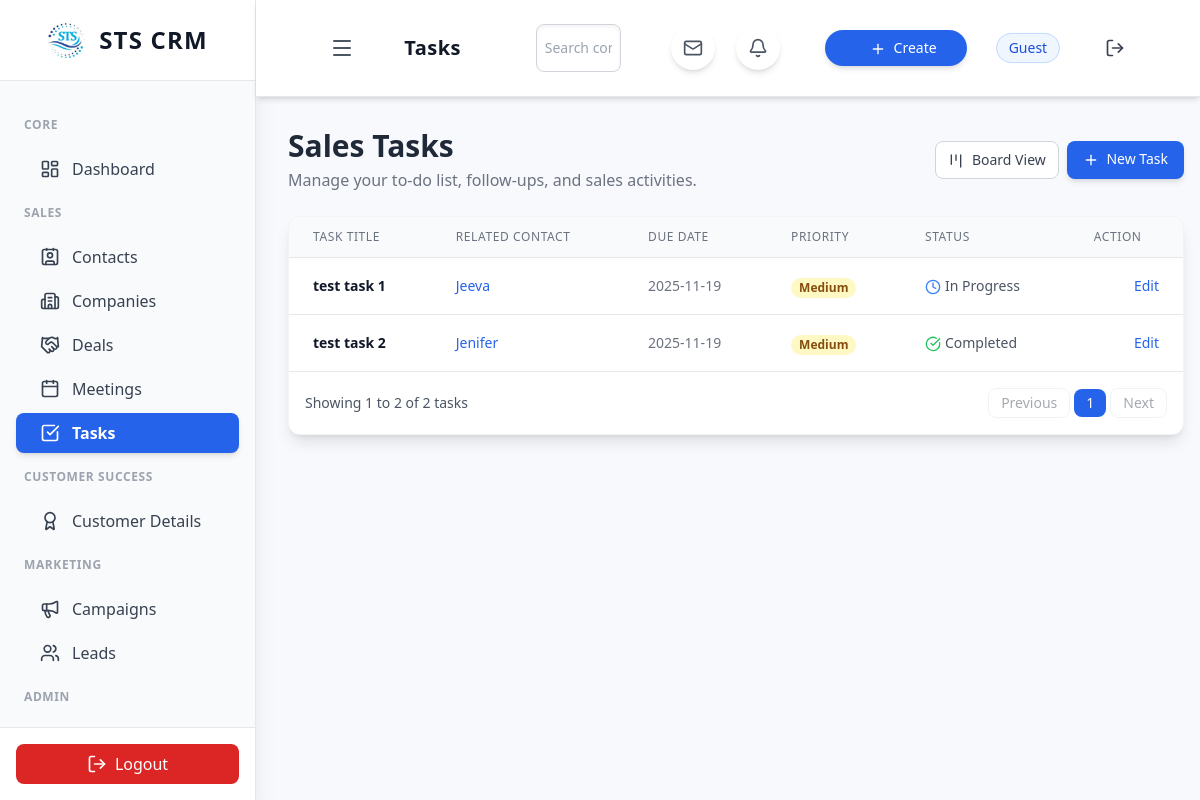
The page /tasks.php on the database its author committed.
### tables this page shows
CREATE TABLE `tasks` (
  `id` int(11) UNSIGNED NOT NULL,
  `title` varchar(255) NOT NULL,
  `description` text DEFAULT NULL,
  `due_date` date NOT NULL,
  `priority` enum('Low','Medium','High') DEFAULT 'Medium',
  `status` enum('Not Started','In Progress','Completed') DEFAULT 'Not Started',
  `contact_id` int(11) UNSIGNED DEFAULT NULL,
  `user_id` int(11) UNSIGNED DEFAULT NULL,
  `created_at` timestamp NOT NULL DEFAULT current_timestamp(),
  `updated_at` timestamp NOT NULL DEFAULT current_timestamp() ON UPDATE current_timestamp()
);

CREATE TABLE `contacts` (
  `id` int(11) UNSIGNED NOT NULL,
  `name` varchar(255) NOT NULL COMMENT 'Contact Full Name',
  `email` varchar(255) NOT NULL,
  `phone` varchar(50) DEFAULT NULL,
  `title` varchar(255) DEFAULT NULL COMMENT 'Job Title',
  `company_name` varchar(255) DEFAULT NULL COMMENT 'Associated Company/Customer',
  `status` varchar(50) NOT NULL DEFAULT 'Prospect' COMMENT 'Contact status (e.g., Lead, Customer, Cold)',
  `created_by` int(11) UNSIGNED NOT NULL,
  `created_at` datetime DEFAULT current_timestamp(),
  `company_id` int(11) UNSIGNED DEFAULT NULL
);

### tasks.php (the view, shortened to what this page needs)
<?php
include 'api/db.php';
if (!function_exists('generate_task_row')) {
    function generate_task_row($id, $title, $contact, $due_date, $priority, $status) {
        $priority_class = match ($priority) {
            'High' => 'bg-red-100 text-red-800',
            'Medium' => 'bg-yellow-100 text-yellow-800',
            'Low' => 'bg-blue-100 text-blue-800',
            default => 'bg-gray-100 text-gray-800',
        };
        $delete_button = '';
        $status_color = match ($status) {
            'Completed' => 'text-green-500',
            'In Progress' => 'text-blue-500',
            default => 'text-gray-500',
        };
        $status_icon = ($status === 'Completed') ?
            '<i data-lucide="check-circle" class="w-4 h-4 ' . $status_color . ' inline mr-1"></i>' :
            '<i data-lucide="clock" class="w-4 h-4 ' . $status_color . ' inline mr-1"></i>';
        return '
            <tr class="hover:bg-gray-50 transition duration-150">
                <td class="px-6 py-4 whitespace-nowrap text-sm font-semibold text-gray-900">' . htmlspecialchars($title) . '</td>
                <td class="px-6 py-4 whitespace-nowrap text-sm text-blue-600 hover:text-blue-800 cursor-pointer">' . htmlspecialchars($contact) . '</td>
                <td class="px-6 py-4 whitespace-nowrap text-sm text-gray-500">' . htmlspecialchars($due_date) . '</td>
                <td class="px-6 py-4 whitespace-nowrap">
                    <span class="px-2 inline-flex text-xs leading-5 font-semibold rounded-full ' . $priority_class . '">'
                        . htmlspecialchars($priority) . '
                    </span>
                </td>
                <td class="px-6 py-4 whitespace-nowrap text-sm text-gray-600">
                    ' . $status_icon . htmlspecialchars($status) . '
                </td>
                <td class="px-6 py-4 whitespace-nowrap text-right text-sm font-medium">
                    <a href="edit_task.php?id=' . $id . '" class="text-blue-600 hover:text-blue-900 ml-2">Edit</a>
                    ' . $delete_button . '
                </td>
            </tr>
        ';
    }
}
$limit = 10;
$page = isset($_GET['page']) ? (int)$_GET['page'] : 1;
$count_result = $conn->query("SELECT COUNT(*) AS total FROM tasks");
$total_tasks = $count_result ? $count_result->fetch_assoc()['total'] : 0;
$total_pages = ceil($total_tasks / $limit);
$offset = ($page - 1) * $limit;
$tasks = [];
$task_rows = '';
$sql = "
    SELECT
        t.id, t.title, t.due_date, t.priority, t.status,
        c.name AS contact_name
    FROM tasks t
    LEFT JOIN contacts c ON t.contact_id = c.id
    ORDER BY t.due_date ASC, t.priority DESC
    LIMIT $limit OFFSET $offset
";
$result = $conn->query($sql);
if ($result && $result->num_rows > 0) {
    while($task = $result->fetch_assoc()) {
        $tasks[] = $task;
        $task_rows .= generate_task_row(
            $task['id'],
            $task['title'],
            $task['contact_name'] ?? 'N/A',
            $task['due_date'],
            $task['priority'],
            $task['status']
        );
    }
}
$current_page_count = count($tasks);
$start_item = $current_page_count > 0 ? $offset + 1 : 0;
$end_item = $current_page_count > 0 ? $offset + $current_page_count : 0;
?>
<div class="flex flex-col sm:flex-row justify-between items-start sm:items-center mb-6">
    <div>
        <h1 class="text-3xl font-bold text-gray-800">Sales Tasks</h1>
        <p class="text-gray-500 mt-1">Manage your to-do list, follow-ups, and sales activities.</p>
    </div>
    <div class="mt-4 sm:mt-0 flex space-x-2">
        <a href="tasks_board.php" class="px-3 py-2 text-sm font-medium rounded-lg border border-gray-300 bg-white text-gray-700 hover:bg-gray-100 transition">
    <i data-lucide="kanban" class="w-4 h-4 inline mr-1"></i> Board View
</a>
        <a href="add_task.php" class="px-4 py-2 text-sm font-medium rounded-lg
                                             bg-blue-600 hover:bg-blue-800 text-white transition duration-150 shadow-md">
            <i data-lucide="plus" class="w-4 h-4 inline mr-1"></i> New Task
        </a>
    </div>
</div>
<div class="bg-white rounded-xl shadow-lg border border-gray-100 overflow-hidden">
    <div class="overflow-x-auto">
        <table class="min-w-full divide-y divide-gray-200">
            <thead class="bg-gray-50">
                <tr>
                    <th class="px-6 py-3 text-left text-xs font-medium text-gray-500 uppercase tracking-wider">Task Title</th>
                    <th class="px-6 py-3 text-left text-xs font-medium text-gray-500 uppercase tracking-wider">Related Contact</th>
                    <th class="px-6 py-3 text-left text-xs font-medium text-gray-500 uppercase tracking-wider">Due Date</th>
                    <th class="px-6 py-3 text-left text-xs font-medium text-gray-500 uppercase tracking-wider">Priority</th>
                    <th class="px-6 py-3 text-left text-xs font-medium text-gray-500 uppercase tracking-wider">Status</th>
                    <th class="px-6 py-3 text-left text-xs font-medium text-gray-500 uppercase tracking-wider">Action</th>
                </tr>
            </thead>
            <tbody class="bg-white divide-y divide-gray-200">
                <?php
                if (empty($task_rows)) {
                    echo '<tr><td colspan="6" class="px-6 py-4 text-center text-sm text-gray-500">No tasks found.</td></tr>';
                } else {
                    echo $task_rows;
                }
                ?>
            </tbody>
        </table>
    </div>
    <div class="p-4 flex justify-between items-center text-sm text-gray-600 border-t border-gray-200">
        <span>
            <?php if ($total_tasks > 0): ?>
                Showing <?= $start_item ?> to <?= $end_item ?> of <?= $total_tasks ?> tasks
            <?php else: ?>
                No tasks found.
            <?php endif; ?>
        </span>
        <div class="space-x-1 flex items-center">
            <?php
            $prev_page = $page - 1;
            $prev_class = $page <= 1 ? 'opacity-50 cursor-not-allowed' : 'hover:bg-gray-100';
            ?>
            <a href="tasks.php?page=<?= $prev_page ?>"
               class="px-3 py-1 border rounded-lg <?= $prev_class ?>">
                Previous
            </a>
            <?php for ($i = max(1, $page - 2); $i <= min($total_pages, $page + 2); $i++): ?>
                <?php
                $active_class = $i == $page ? 'bg-blue-600 text-white' : 'border hover:bg-gray-100';
                ?>
                <a href="tasks.php?page=<?= $i ?>"
                   class="px-3 py-1 rounded-lg <?= $active_class ?>">
                    <?= $i ?>
                </a>
            <?php endfor; ?>
            <?php
            $next_page = $page + 1;
            $next_class = $page >= $total_pages ? 'opacity-50 cursor-not-allowed' : 'hover:bg-gray-100';
            ?>
            <a href="tasks.php?page=<?= $next_page ?>"
               class="px-3 py-1 border rounded-lg <?= $next_class ?>">
                Next
            </a>
        </div>
    </div>
</div>
<?php
include 'includes/layout.php';
?>

### includes/layout.php (style rules this page uses)
body { background-color: #f7f9fc; }

### rows shown on the page
tasks: title "test task 1", contact.name "Jeeva", due_date "2025-11-19", priority "Medium", status "In Progress"
tasks: title "test task 2", contact.name "Jenifer", due_date "2025-11-19", priority "Medium", status "Completed"

### other values the page prints
str_replace('.php', '', $current_page) "Tasks"
$_SESSION['user_name'] "Guest"
$start_item "1"
$end_item "2"
$total_tasks "2"
